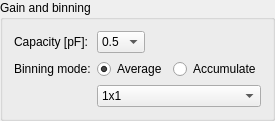
<?xml version="1.0" encoding="UTF-8"?>
<ui version="4.0">
 <class>groupBox</class>
 <widget class="QGroupBox" name="groupBox">
  <property name="geometry">
   <rect>
    <x>0</x>
    <y>0</y>
    <width>235</width>
    <height>110</height>
   </rect>
  </property>
  <property name="title">
   <string>Gain and binning</string>
  </property>
  <layout class="QFormLayout" name="formLayout">
   <item row="0" column="0">
    <widget class="QLabel" name="label_2">
     <property name="text">
      <string>Capacity [pF]:</string>
     </property>
    </widget>
   </item>
   <item row="0" column="1">
    <widget class="QComboBox" name="cb_xrd1611_capacity">
     <property name="sizePolicy">
      <sizepolicy hsizetype="Preferred" vsizetype="Fixed">
       <horstretch>0</horstretch>
       <verstretch>0</verstretch>
      </sizepolicy>
     </property>
     <property name="maximumSize">
      <size>
       <width>48</width>
       <height>16777215</height>
      </size>
     </property>
     <property name="currentText">
      <string>0.5</string>
     </property>
     <property name="currentIndex">
      <number>1</number>
     </property>
     <item>
      <property name="text">
       <string>0.25</string>
      </property>
     </item>
     <item>
      <property name="text">
       <string>0.5</string>
      </property>
     </item>
     <item>
      <property name="text">
       <string>1</string>
      </property>
     </item>
     <item>
      <property name="text">
       <string>2</string>
      </property>
     </item>
     <item>
      <property name="text">
       <string>4</string>
      </property>
     </item>
     <item>
      <property name="text">
       <string>8</string>
      </property>
     </item>
    </widget>
   </item>
   <item row="1" column="0">
    <widget class="QLabel" name="label_6">
     <property name="text">
      <string>Binning mode:</string>
     </property>
    </widget>
   </item>
   <item row="1" column="1">
    <layout class="QHBoxLayout" name="horizontalLayout_6">
     <item>
      <widget class="QRadioButton" name="rb_xrd1611_avg">
       <property name="text">
        <string>Average</string>
       </property>
       <property name="checked">
        <bool>true</bool>
       </property>
      </widget>
     </item>
     <item>
      <widget class="QRadioButton" name="rb_xrd1611_accu">
       <property name="text">
        <string>Accumulate</string>
       </property>
      </widget>
     </item>
    </layout>
   </item>
   <item row="2" column="1">
    <widget class="QComboBox" name="cb_xrd1611_binning">
     <item>
      <property name="text">
       <string>1x1</string>
      </property>
     </item>
     <item>
      <property name="text">
       <string>2x1</string>
      </property>
     </item>
     <item>
      <property name="text">
       <string>2x2</string>
      </property>
     </item>
     <item>
      <property name="text">
       <string>4x1</string>
      </property>
     </item>
     <item>
      <property name="text">
       <string>4x4</string>
      </property>
     </item>
    </widget>
   </item>
  </layout>
 </widget>
 <resources/>
 <connections/>
</ui>
